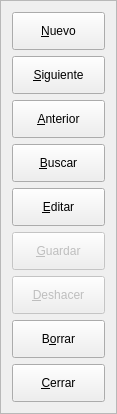
    <widget class="QFrame" name="frame_3">
     <property name="sizePolicy">
      <sizepolicy hsizetype="Minimum" vsizetype="Minimum">
       <horstretch>0</horstretch>
       <verstretch>0</verstretch>
      </sizepolicy>
     </property>
     <property name="minimumSize">
      <size>
       <width>117</width>
       <height>374</height>
      </size>
     </property>
     <property name="maximumSize">
      <size>
       <width>117</width>
       <height>16777215</height>
      </size>
     </property>
     <property name="frameShape">
      <enum>QFrame::StyledPanel</enum>
     </property>
     <property name="frameShadow">
      <enum>QFrame::Raised</enum>
     </property>
     <layout class="QGridLayout" name="gridLayout_21">
      <item row="0" column="0">
       <layout class="QVBoxLayout" name="verticalLayout_3">
        <item>
         <widget class="QPushButton" name="btnAnadir">
          <property name="minimumSize">
           <size>
            <width>0</width>
            <height>38</height>
           </size>
          </property>
          <property name="text">
           <string>&amp;Nuevo</string>
          </property>
          <property name="icon">
           <iconset resource="terra.qrc">
            <normaloff>:/Icons/PNG/add.png</normaloff>:/Icons/PNG/add.png</iconset>
          </property>
          <property name="iconSize">
           <size>
            <width>24</width>
            <height>24</height>
           </size>
          </property>
         </widget>
        </item>
        <item>
         <widget class="QPushButton" name="btnSiguiente">
          <property name="minimumSize">
           <size>
            <width>0</width>
            <height>38</height>
           </size>
          </property>
          <property name="text">
           <string>&amp;Siguiente</string>
          </property>
          <property name="icon">
           <iconset resource="terra.qrc">
            <normaloff>:/Icons/PNG/Next.png</normaloff>:/Icons/PNG/Next.png</iconset>
          </property>
          <property name="iconSize">
           <size>
            <width>24</width>
            <height>24</height>
           </size>
          </property>
         </widget>
        </item>
        <item>
         <widget class="QPushButton" name="btnAnterior">
          <property name="minimumSize">
           <size>
            <width>0</width>
            <height>38</height>
           </size>
          </property>
          <property name="text">
           <string>&amp;Anterior</string>
          </property>
          <property name="icon">
           <iconset resource="terra.qrc">
            <normaloff>:/Icons/PNG/Previous.png</normaloff>:/Icons/PNG/Previous.png</iconset>
          </property>
          <property name="iconSize">
           <size>
            <width>24</width>
            <height>24</height>
           </size>
          </property>
         </widget>
        </item>
        <item>
         <widget class="QPushButton" name="btnBuscar">
          <property name="minimumSize">
           <size>
            <width>0</width>
            <height>38</height>
           </size>
          </property>
          <property name="text">
           <string>&amp;Buscar</string>
          </property>
          <property name="icon">
           <iconset resource="terra.qrc">
            <normaloff>:/Icons/PNG/search.png</normaloff>:/Icons/PNG/search.png</iconset>
          </property>
          <property name="iconSize">
           <size>
            <width>24</width>
            <height>24</height>
           </size>
          </property>
         </widget>
        </item>
        <item>
         <widget class="QPushButton" name="btnEditar">
          <property name="minimumSize">
           <size>
            <width>0</width>
            <height>38</height>
           </size>
          </property>
          <property name="text">
           <string>&amp;Editar</string>
          </property>
          <property name="icon">
           <iconset resource="terra.qrc">
            <normaloff>:/Icons/PNG/edit.png</normaloff>:/Icons/PNG/edit.png</iconset>
          </property>
          <property name="iconSize">
           <size>
            <width>24</width>
            <height>24</height>
           </size>
          </property>
         </widget>
        </item>
        <item>
         <widget class="QPushButton" name="btnGuardar">
          <property name="enabled">
           <bool>false</bool>
          </property>
          <property name="minimumSize">
           <size>
            <width>0</width>
            <height>38</height>
           </size>
          </property>
          <property name="text">
           <string>&amp;Guardar</string>
          </property>
          <property name="icon">
           <iconset resource="terra.qrc">
            <normaloff>:/Icons/PNG/Save.png</normaloff>:/Icons/PNG/Save.png</iconset>
          </property>
          <property name="iconSize">
           <size>
            <width>24</width>
            <height>24</height>
           </size>
          </property>
         </widget>
        </item>
        <item>
         <widget class="QPushButton" name="btnDeshacer">
          <property name="enabled">
           <bool>false</bool>
          </property>
          <property name="minimumSize">
           <size>
            <width>0</width>
            <height>38</height>
           </size>
          </property>
          <property name="text">
           <string>&amp;Deshacer</string>
          </property>
          <property name="icon">
           <iconset resource="terra.qrc">
            <normaloff>:/Icons/PNG/undo.png</normaloff>:/Icons/PNG/undo.png</iconset>
          </property>
          <property name="iconSize">
           <size>
            <width>24</width>
            <height>24</height>
           </size>
          </property>
         </widget>
        </item>
        <item>
         <widget class="QPushButton" name="btnBorrar">
          <property name="minimumSize">
           <size>
            <width>0</width>
            <height>38</height>
           </size>
          </property>
          <property name="text">
           <string>B&amp;orrar</string>
          </property>
          <property name="icon">
           <iconset resource="terra.qrc">
            <normaloff>:/Icons/PNG/delete.png</normaloff>:/Icons/PNG/delete.png</iconset>
          </property>
          <property name="iconSize">
           <size>
            <width>24</width>
            <height>24</height>
           </size>
          </property>
         </widget>
        </item>
        <item>
         <widget class="QPushButton" name="btnCerrar">
          <property name="minimumSize">
           <size>
            <width>0</width>
            <height>38</height>
           </size>
          </property>
          <property name="text">
           <string>&amp;Cerrar</string>
          </property>
          <property name="icon">
           <iconset resource="terra.qrc">
            <normaloff>:/Icons/PNG/Exit.png</normaloff>:/Icons/PNG/Exit.png</iconset>
          </property>
          <property name="iconSize">
           <size>
            <width>24</width>
            <height>24</height>
           </size>
          </property>
         </widget>
        </item>
       </layout>
      </item>
     </layout>
    </widget>
